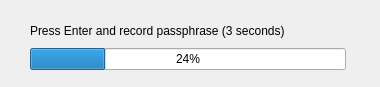
<?xml version="1.0" encoding="UTF-8"?>
<ui version="4.0">
 <class>progressbar</class>
 <widget class="QDialog" name="progressbar">
  <property name="geometry">
   <rect>
    <x>0</x>
    <y>0</y>
    <width>380</width>
    <height>87</height>
   </rect>
  </property>
  <property name="windowTitle">
   <string>Dialog</string>
  </property>
  <widget class="QWidget" name="">
   <property name="geometry">
    <rect>
     <x>30</x>
     <y>20</y>
     <width>316</width>
     <height>50</height>
    </rect>
   </property>
   <layout class="QVBoxLayout" name="verticalLayout">
    <item>
     <widget class="QLabel" name="label">
      <property name="text">
       <string>Press Enter and record passphrase (3 seconds)</string>
      </property>
     </widget>
    </item>
    <item>
     <widget class="QProgressBar" name="progressBar">
      <property name="value">
       <number>24</number>
      </property>
     </widget>
    </item>
   </layout>
  </widget>
 </widget>
 <resources/>
 <connections/>
</ui>
